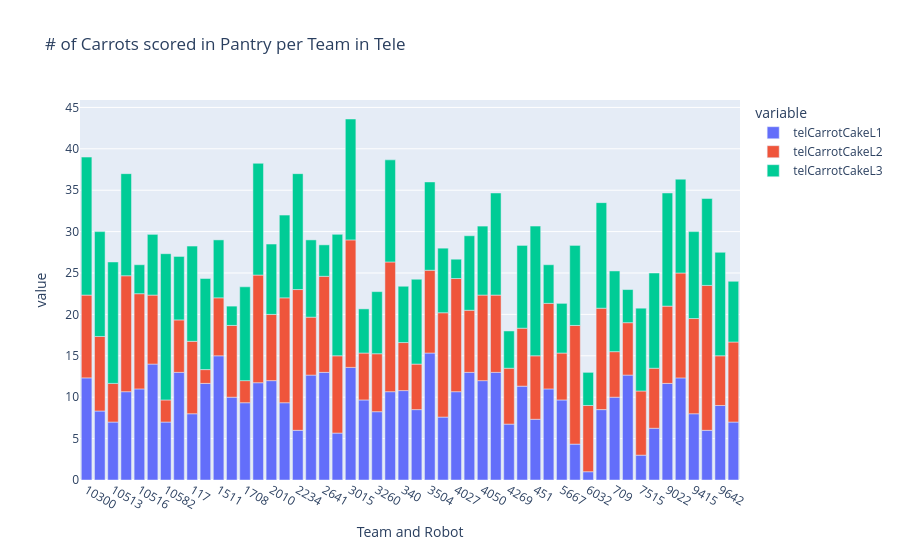

Notebook source saved alongside this figure:
### Code cell
#L1, L2, L3 pantry carrot cake tele (stacked bar)
fig = px.bar(team_averages, x="Team and Robot", y=["telCarrotCakeL1", "telCarrotCakeL2", "telCarrotCakeL3"], title="# of carrot cakes scored in pantry per team in tele")
fig

### Figure 1 — Plotly figure (JSON) as saved in the notebook; plotly's stock layout.template omitted (floating-point values rounded to 4 significant figures)
{"data": [{"hovertemplate": "variable=telCarrotCakeL1<br>Team and Robot=%{x}<br>value=%{y}<extra></extra>", "legendgroup": "telCarrotCakeL1", "marker": {"color": "#636efa", "pattern": {"shape": ""}}, "name": "telCarrotCakeL1", "orientation": "v", "showlegend": true, "textposition": "auto", "type": "bar", "x": ["10300", "10512", "10513", "10515", "10516", "10517", "10582", "11456", "117", "1317", "1511", "1601", "1708", "1816", "2010", "2095", "2234", "2614", "2641", "2656", "3015", "3173", "3260", "3324", "340", "3484", "3504", "3990", "4027", "4028", "4050", "4150", "4269", "4467", "451", "4991", "5667", "5740", "6032", "63", "709", "7274", "7515", "8705", "9022", "9406", "9415", "9475", "9642", "9653"], "xaxis": "x", "y": [12.33, 8.333, 7.0, 10.67, 11.0, 14.0, 7.0, 13.0, 8.0, 11.67, 15.0, 10.0, 9.333, 11.75, 12.0, 9.333, 6.0, 12.67, 13.0, 5.667, 13.6, 9.667, 8.25, 10.67, 10.8, 8.5, 15.33, 7.6, 10.67, 13.0, 12.0, 13.0, 6.75, 11.33, 7.333, 11.0, 9.667, 4.333, 1.0, 8.5, 10.0, 12.67, 3.0, 6.25, 11.67, 12.33, 8.0, 6.0, 9.0, 7.0], "yaxis": "y"}, {"hovertemplate": "variable=telCarrotCakeL2<br>Team and Robot=%{x}<br>value=%{y}<extra></extra>", "legendgroup": "telCarrotCakeL2", "marker": {"color": "#EF553B", "pattern": {"shape": ""}}, "name": "telCarrotCakeL2", "orientation": "v", "showlegend": true, "textposition": "auto", "type": "bar", "x": ["10300", "10512", "10513", "10515", "10516", "10517", "10582", "11456", "117", "1317", "1511", "1601", "1708", "1816", "2010", "2095", "2234", "2614", "2641", "2656", "3015", "3173", "3260", "3324", "340", "3484", "3504", "3990", "4027", "4028", "4050", "4150", "4269", "4467", "451", "4991", "5667", "5740", "6032", "63", "709", "7274", "7515", "8705", "9022", "9406", "9415", "9475", "9642", "9653"], "xaxis": "x", "y": [10.0, 9.0, 4.667, 14.0, 11.5, 8.333, 2.667, 6.333, 8.75, 1.667, 7.0, 8.667, 2.667, 13.0, 8.0, 12.67, 17.0, 7.0, 11.6, 9.333, 15.4, 5.667, 7.0, 15.67, 5.8, 5.5, 10.0, 12.6, 13.67, 7.5, 10.33, 9.333, 6.75, 7.0, 7.667, 10.33, 5.667, 14.33, 8.0, 12.25, 5.5, 6.333, 7.75, 7.25, 9.333, 12.67, 11.5, 17.5, 6.0, 9.667], "yaxis": "y"}, {"hovertemplate": "variable=telCarrotCakeL3<br>Team and Robot=%{x}<br>value=%{y}<extra></extra>", "legendgroup": "telCarrotCakeL3", "marker": {"color": "#00cc96", "pattern": {"shape": ""}}, "name": "telCarrotCakeL3", "orientation": "v", "showlegend": true, "textposition": "auto", "type": "bar", "x": ["10300", "10512", "10513", "10515", "10516", "10517", "10582", "11456", "117", "1317", "1511", "1601", "1708", "1816", "2010", "2095", "2234", "2614", "2641", "2656", "3015", "3173", "3260", "3324", "340", "3484", "3504", "3990", "4027", "4028", "4050", "4150", "4269", "4467", "451", "4991", "5667", "5740", "6032", "63", "709", "7274", "7515", "8705", "9022", "9406", "9415", "9475", "9642", "9653"], "xaxis": "x", "y": [16.67, 12.67, 14.67, 12.33, 3.5, 7.333, 17.67, 7.667, 11.5, 11.0, 7.0, 2.333, 11.33, 13.5, 8.5, 10.0, 14.0, 9.333, 3.8, 14.67, 14.6, 5.333, 7.5, 12.33, 6.8, 10.25, 10.67, 7.8, 2.333, 9.0, 8.333, 12.33, 4.5, 10.0, 15.67, 4.667, 6.0, 9.667, 4.0, 12.75, 9.75, 4.0, 10.0, 11.5, 13.67, 11.33, 10.5, 10.5, 12.5, 7.333], "yaxis": "y"}], "layout": {"barmode": "relative", "legend": {"title": {"text": "variable"}, "tracegroupgap": 0}, "title": {"text": "# of Carrots scored in Pantry per Team in Tele"}, "xaxis": {"anchor": "y", "domain": [0, 1], "title": {"text": "Team and Robot"}}, "yaxis": {"anchor": "x", "domain": [0, 1], "title": {"text": "value"}}}}
